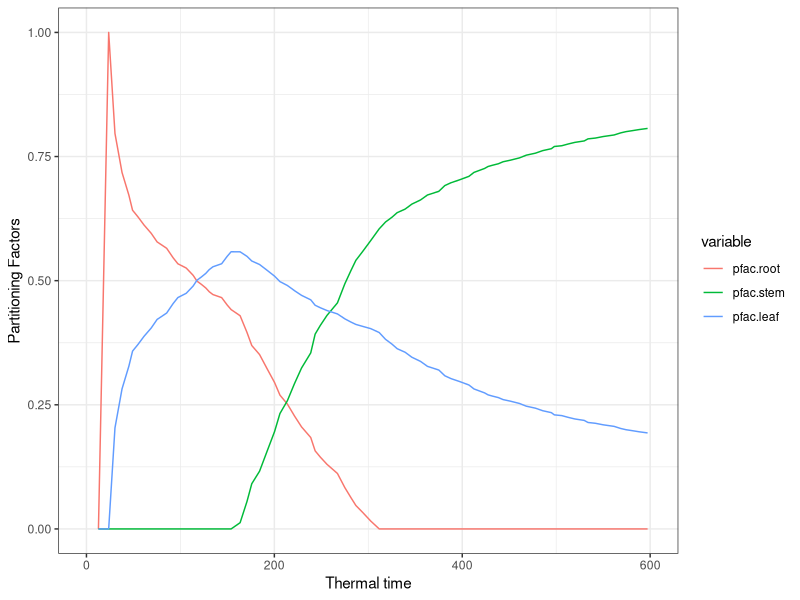
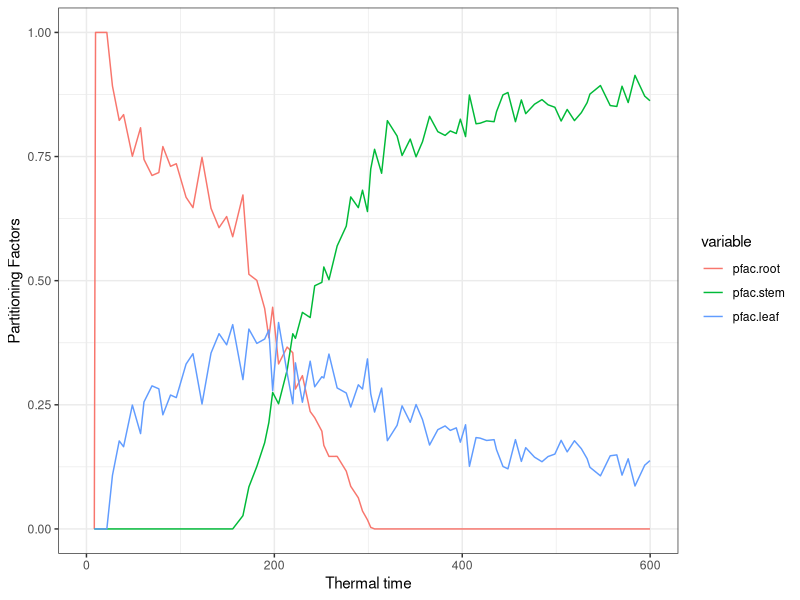
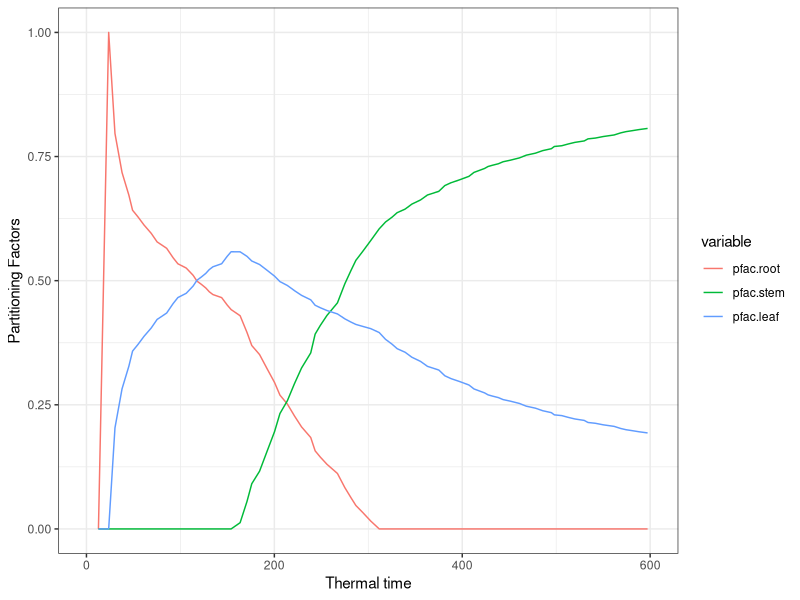
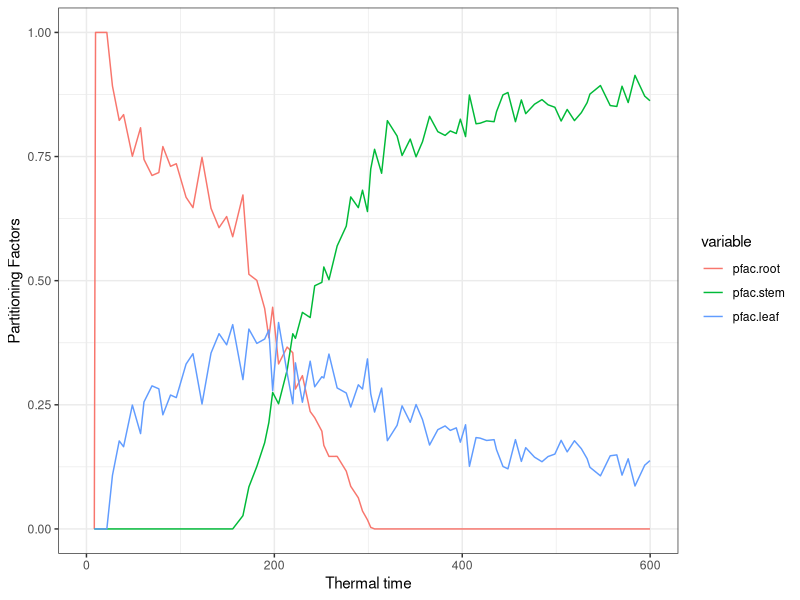

The R source for these figures, in order:
#------------------------------#
#--- Relative Sink-Strength ---#
#------------------------------#

#--- Assumptions:
#---  For the sake of this example we assume our crop is constituted by 3 Organs: 
#---  1 Root, 1 Stem and 1 Leaf

#--- Load libraries
library(ggplot2)
library(reshape2)

#--- Flexible sigmoid function
flex.sigm.fun = function(d,y.ini,y.end,tb,tm,te,t,delta){
  
  #--- A flexible sigmoid function of determinate growth.
  #--- https://doi.org/10.1093/aob/mcg029
  
  #--- Few modification were done:
  #---  (i)     y.ini and y.end were included in place of wmax to account for initial conditions
  #---  (ii)    option for cm = 1, for relative rate curve
  #---  (iii)   parameters and time is now scaled to cope with different initial tb and te
  
  
  #--- Input parameters
  # integer d               # Derivative type (Integral form [d=0], 1st derivative [d=1], 1st derivative but cm is set to 1 to return relative response [d=2])
  # real    y.ini           # Initial value,  when t = tb: y = y.ini
  # real    y.end           # Final value,    when t = te: y = y.end
  # real    tb              # Initial time of growth
  # real    tm              # Time of maximun growth rate
  # real    te              # Time for growth end
  # real    t               # Current time
  # real    delta           # Asymmetry shape factor
  
  #--- Variables
  # real    cm              # Maximum Growth Rate (inflexion point) [dw/dt]
  
  #--- Outputs
  # real    y               # Current Biomass in time t
  # real    dy              # Current Growth Rate in time t [dy/dt]
  
  fnm = "sigm.fun"
  
  if(missing(d)){d = 0}         # Integral Form as default
  if(missing(delta)){delta = 1} # No Asymmetry as default
  if(missing(y.ini) & d == 2){y.ini = 0}
  if(missing(y.end) & d == 2){y.end = 1}
  
  #--- parameter correction for growing period
  tb.cor  = 0
  tm.cor  = tm - tb
  te.cor  = te - tb
  
  #--- t correction for growing period
  t.cor             = t
  t.cor[t.cor<tb]   = 0
  t.cor[t.cor>te]   = 1
  t.cor[t.cor >= tb & t.cor <= te] = 1 - ((t.cor[t.cor >= tb & t.cor <= te] - te) / (tb - te))
  t.cor = t.cor * te.cor
  
  if(d == 0){
    
    #--- Integral Form
    y   = y.ini + (y.end - y.ini) * (1. + (te.cor-t.cor)/(te.cor-tm.cor)) * (t.cor/te.cor)^(te.cor/(te.cor-tm.cor))
    
    #--- Constraint to wmax (either forvector, single value or gridded data)
    if(length(y) == length(y.end)){
      y[t>=te] = y.end[t>=te]  
    }else{
      y[t>=te] = y.end  
    }
    
    return(y)
  }
  
  if(d == 1){
    
    #--- 1st Derivative Form
    cm  = ((2. * te.cor - tm.cor) / (te.cor * (te.cor-tm.cor)) * (tm.cor / te.cor) ^ (tm.cor/(te.cor-tm.cor))) * (y.end - y.ini)
    dy  = cm * (((te.cor-t.cor)/(te.cor-tm.cor)) * ((t.cor-tb.cor)/(tm.cor-tb.cor)) ^ ((tm.cor-tb.cor)/(te.cor-tm.cor))) ^ delta
    
    #--- constrait to time limits
    dy[t >= te] = 0
    dy[t <  tb] = 0
    
    return(dy)
  }
  
  if(d == 2){
    
    #--- 1st Derivative Form but cm = 1 to return relative rate response
    cm  = 1
    ry  = cm * (((te.cor-t.cor)/(te.cor-tm.cor)) * ((t.cor-tb.cor)/(tm.cor-tb.cor)) ^ ((tm.cor-tb.cor)/(te.cor-tm.cor))) ^ delta
    
    #--- constrait to time limits
    ry[t >= te] = 0
    ry[t <  tb] = 0
    
    return(ry)
    
  }
  
}

#--- Growth Parameters Under Optimun Conditions
root.ini.w = 0
root.end.w = 10
root.ini.tt= 0
root.mid.tt= 50
root.end.tt= 300

stem.ini.w = 0
stem.end.w = 25
stem.ini.tt= 150
stem.mid.tt= 400
stem.end.tt= 600

leaf.ini.w = 0
leaf.end.w = 20
leaf.ini.tt= 20
leaf.mid.tt= 200
leaf.end.tt= 600

#----------------------------------------#
#--- Simulation Setup No Water-stress ---#
#----------------------------------------#

n.days    = 200
sim.tt    = rnorm(n.days, 7,2) # assuming an average thermal time of 7 Cdays and 2 Cdays deviation

#--- Sensitivity to Water Stress
leaf.sens = 1.0 # 100%  sensitive
root.sens = 0.0 # 0%    sensitive
stem.sens = 0.2 # 20%   sensitive

h2o.stress= rep(1,n.days) # No Water Stress

#--- Daily Steps
for(day in 1:n.days){
  
  if(day == 1){
    #--- Initialize tt
    cum.tt = 0
  }
  
  #--- Thermal time today
  today.tt = max(0,sim.tt[day])
  
  #--- Calculate organs sink strength for today in g organ-1
  root.ss = flex.sigm.fun(1,
                          root.ini.w,
                          root.end.w,
                          root.ini.tt,
                          root.mid.tt,
                          root.end.tt,
                          cum.tt,
                          delta = 1) * today.tt
  
  stem.ss = flex.sigm.fun(1,
                          stem.ini.w,
                          stem.end.w,
                          stem.ini.tt,
                          stem.mid.tt,
                          stem.end.tt,
                          cum.tt,
                          delta = 1) * today.tt
  
  leaf.ss = flex.sigm.fun(1,
                          leaf.ini.w,
                          leaf.end.w,
                          leaf.ini.tt,
                          leaf.mid.tt,
                          leaf.end.tt,
                          cum.tt,
                          delta = 1) * today.tt
  
  #--- Include Water Stress
  root.ss = root.ss * (1 - ((1 - h2o.stress[day]) * root.sens))
  leaf.ss = leaf.ss * (1 - ((1 - h2o.stress[day]) * leaf.sens))
  stem.ss = stem.ss * (1 - ((1 - h2o.stress[day]) * stem.sens))
  
  #--- Total Crop Sink-Strength for today
  crop.ss = root.ss + stem.ss + leaf.ss
  
  #--- Compute partitioning based on the relative sink-strength
  if(crop.ss > 0 ){
    pfac.root = root.ss / crop.ss
    pfac.stem = stem.ss / crop.ss
    pfac.leaf = leaf.ss / crop.ss
  }else{
    pfac.root = 0
    pfac.stem = 0
    pfac.leaf = 0
  }
  
  #--- Update tt
  cum.tt = cum.tt + today.tt
  
  #--- Store states
  if(day == 1){
    
    df.out = data.frame(tt         = cum.tt,
                                     root.ss    = root.ss,     
                                     stem.ss    = stem.ss,
                                     leaf.ss    = leaf.ss,
                                     pfac.root  = pfac.root,
                                     pfac.stem  = pfac.stem,
                                     pfac.leaf  = pfac.leaf)
    
  }else{
    df.out = rbind(df.out,data.frame(tt         = cum.tt,
                                     root.ss    = root.ss,     
                                     stem.ss    = stem.ss,
                                     leaf.ss    = leaf.ss,
                                     pfac.root  = pfac.root,
                                     pfac.stem  = pfac.stem,
                                     pfac.leaf  = pfac.leaf))
  }
    
}

df.pfac = melt(df.out[,c("tt","pfac.root","pfac.stem","pfac.leaf")],  id.vars = "tt")
df.ss   = melt(df.out[,c("tt","root.ss","stem.ss","leaf.ss")],  id.vars = "tt")

#--- plot pfacs
gg.pfac.optimum.h2o = 
ggplot(df.pfac,aes(x = tt, y = value, colour  = variable)) +
  geom_line() + 
  ylab("Partitioning Factors") +
  xlab("Thermal time") +
  xlim(0,max(c(leaf.end.tt,
               root.end.tt,
               stem.end.tt))) + 
  theme_bw()

#--- plot ss (g)
gg.ss.optimum.h2o =
ggplot(df.ss,aes(x = tt, y = value, colour  = variable)) +
  geom_line() + 
  xlim(0,max(c(leaf.end.tt,
               root.end.tt,
               stem.end.tt))) + 
  theme_bw()


#------------------------------------------#
#--- Simulation Setup With Water-stress ---#
#------------------------------------------#

n.days    = 200
sim.tt    = rnorm(n.days, 7,2) # assuming an average thermal time of 7 Cdays and 2 Cdays deviation

#--- Sensitivity to Water Stress
leaf.sens = 1.0 # 100%  sensitive
root.sens = 0.0 # 0%    sensitive
stem.sens = 0.2 # 20%   sensitive

h2o.stress= rnorm(n.days, 0.5,0.1)  # Average of 0.5 dev 0.1
h2o.stress[h2o.stress < 0 ] = 0     # Contraint 0-1
h2o.stress[h2o.stress > 1 ] = 1     # Contraint 0-1

#--- Daily Steps
for(day in 1:n.days){
  
  if(day == 1){
    #--- Initialize tt
    cum.tt = 0
  }
  
  #--- Thermal time today
  today.tt = max(0,sim.tt[day])
  
  #--- Calculate organs sink strength for today in g organ-1
  root.ss = flex.sigm.fun(1,
                          root.ini.w,
                          root.end.w,
                          root.ini.tt,
                          root.mid.tt,
                          root.end.tt,
                          cum.tt,
                          delta = 1) * today.tt
  
  stem.ss = flex.sigm.fun(1,
                          stem.ini.w,
                          stem.end.w,
                          stem.ini.tt,
                          stem.mid.tt,
                          stem.end.tt,
                          cum.tt,
                          delta = 1) * today.tt
  
  leaf.ss = flex.sigm.fun(1,
                          leaf.ini.w,
                          leaf.end.w,
                          leaf.ini.tt,
                          leaf.mid.tt,
                          leaf.end.tt,
                          cum.tt,
                          delta = 1) * today.tt
  
  #--- Include Water Stress
  root.ss = root.ss * (1 - ((1 - h2o.stress[day]) * root.sens))
  leaf.ss = leaf.ss * (1 - ((1 - h2o.stress[day]) * leaf.sens))
  stem.ss = stem.ss * (1 - ((1 - h2o.stress[day]) * stem.sens))
  
  #--- Total Crop Sink-Strength for today
  crop.ss = root.ss + stem.ss + leaf.ss
  
  #--- Compute partitioning based on the relative sink-strength
  if(crop.ss > 0 ){
    pfac.root = root.ss / crop.ss
    pfac.stem = stem.ss / crop.ss
    pfac.leaf = leaf.ss / crop.ss
  }else{
    pfac.root = 0
    pfac.stem = 0
    pfac.leaf = 0
  }
  
  #--- Update tt
  cum.tt = cum.tt + today.tt
  
  #--- Store states
  if(day == 1){
    
    df.out = data.frame(tt         = cum.tt,
                        root.ss    = root.ss,     
                        stem.ss    = stem.ss,
                        leaf.ss    = leaf.ss,
                        pfac.root  = pfac.root,
                        pfac.stem  = pfac.stem,
                        pfac.leaf  = pfac.leaf)
    
  }else{
    df.out = rbind(df.out,data.frame(tt         = cum.tt,
                                     root.ss    = root.ss,     
                                     stem.ss    = stem.ss,
                                     leaf.ss    = leaf.ss,
                                     pfac.root  = pfac.root,
                                     pfac.stem  = pfac.stem,
                                     pfac.leaf  = pfac.leaf))
  }
  
}

df.pfac = melt(df.out[,c("tt","pfac.root","pfac.stem","pfac.leaf")],  id.vars = "tt")
df.ss   = melt(df.out[,c("tt","root.ss","stem.ss","leaf.ss")],  id.vars = "tt")

#--- plot pfacs
gg.pfac.h2o.stress = 
ggplot(df.pfac,aes(x = tt, y = value, colour  = variable)) +
  geom_line() + 
  ylab("Partitioning Factors") +
  xlab("Thermal time") +
  xlim(0,max(c(leaf.end.tt,
               root.end.tt,
               stem.end.tt))) + 
  theme_bw()

#--- plot ss (g)
gg.ss.h2o.stress = 
ggplot(df.ss,aes(x = tt, y = value, colour  = variable)) +
  geom_line() + 
  xlim(0,max(c(leaf.end.tt,
               root.end.tt,
               stem.end.tt))) + 
  theme_bw()

#--- Check Comparison No-stress vs h2o.stress
gg.pfac.optimum.h2o
gg.pfac.h2o.stress

#--- Save ggs
ggsave("pfac_optimum_h2o.png",
       gg.pfac.optimum.h2o,
       width  = 5,
       height = 4,
       dpi    = 300)

ggsave("pfac_h2o_stress.png",
       gg.pfac.h2o.stress,
       width  = 5,
       height = 4,
       dpi    = 300)

